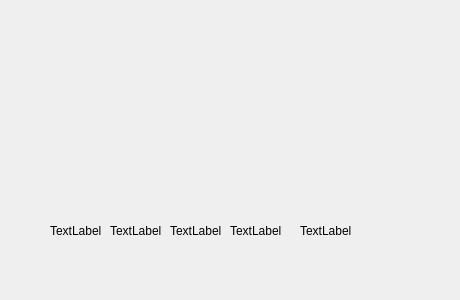
<?xml version="1.0" encoding="UTF-8"?>
<ui version="4.0">
 <class>GameWindow</class>
 <widget class="QWidget" name="GameWindow">
  <property name="geometry">
   <rect>
    <x>0</x>
    <y>0</y>
    <width>460</width>
    <height>300</height>
   </rect>
  </property>
  <property name="windowTitle">
   <string>Form</string>
  </property>
  <widget class="QLabel" name="label">
   <property name="geometry">
    <rect>
     <x>50</x>
     <y>180</y>
     <width>61</width>
     <height>101</height>
    </rect>
   </property>
   <property name="whatsThis">
    <string>&lt;html&gt;&lt;head/&gt;&lt;body&gt;&lt;p&gt;&lt;img src=&quot;:/CardPics/CardsPic/10_of_clubs.png&quot;/&gt;&lt;/p&gt;&lt;/body&gt;&lt;/html&gt;</string>
   </property>
   <property name="text">
    <string>TextLabel</string>
   </property>
  </widget>
  <widget class="QLabel" name="label_2">
   <property name="geometry">
    <rect>
     <x>110</x>
     <y>180</y>
     <width>61</width>
     <height>101</height>
    </rect>
   </property>
   <property name="whatsThis">
    <string>&lt;html&gt;&lt;head/&gt;&lt;body&gt;&lt;p&gt;&lt;img src=&quot;:/CardPics/CardsPic/10_of_clubs.png&quot;/&gt;&lt;/p&gt;&lt;/body&gt;&lt;/html&gt;</string>
   </property>
   <property name="text">
    <string>TextLabel</string>
   </property>
  </widget>
  <widget class="QLabel" name="label_3">
   <property name="geometry">
    <rect>
     <x>170</x>
     <y>180</y>
     <width>61</width>
     <height>101</height>
    </rect>
   </property>
   <property name="whatsThis">
    <string>&lt;html&gt;&lt;head/&gt;&lt;body&gt;&lt;p&gt;&lt;img src=&quot;:/CardPics/CardsPic/10_of_clubs.png&quot;/&gt;&lt;/p&gt;&lt;/body&gt;&lt;/html&gt;</string>
   </property>
   <property name="text">
    <string>TextLabel</string>
   </property>
  </widget>
  <widget class="QLabel" name="label_4">
   <property name="geometry">
    <rect>
     <x>230</x>
     <y>180</y>
     <width>61</width>
     <height>101</height>
    </rect>
   </property>
   <property name="whatsThis">
    <string>&lt;html&gt;&lt;head/&gt;&lt;body&gt;&lt;p&gt;&lt;img src=&quot;:/CardPics/CardsPic/10_of_clubs.png&quot;/&gt;&lt;/p&gt;&lt;/body&gt;&lt;/html&gt;</string>
   </property>
   <property name="text">
    <string>TextLabel</string>
   </property>
  </widget>
  <widget class="QLabel" name="label_5">
   <property name="geometry">
    <rect>
     <x>300</x>
     <y>180</y>
     <width>61</width>
     <height>101</height>
    </rect>
   </property>
   <property name="whatsThis">
    <string>&lt;html&gt;&lt;head/&gt;&lt;body&gt;&lt;p&gt;&lt;img src=&quot;:/CardPics/CardsPic/10_of_clubs.png&quot;/&gt;&lt;/p&gt;&lt;/body&gt;&lt;/html&gt;</string>
   </property>
   <property name="text">
    <string>TextLabel</string>
   </property>
  </widget>
 </widget>
 <resources/>
 <connections/>
</ui>
